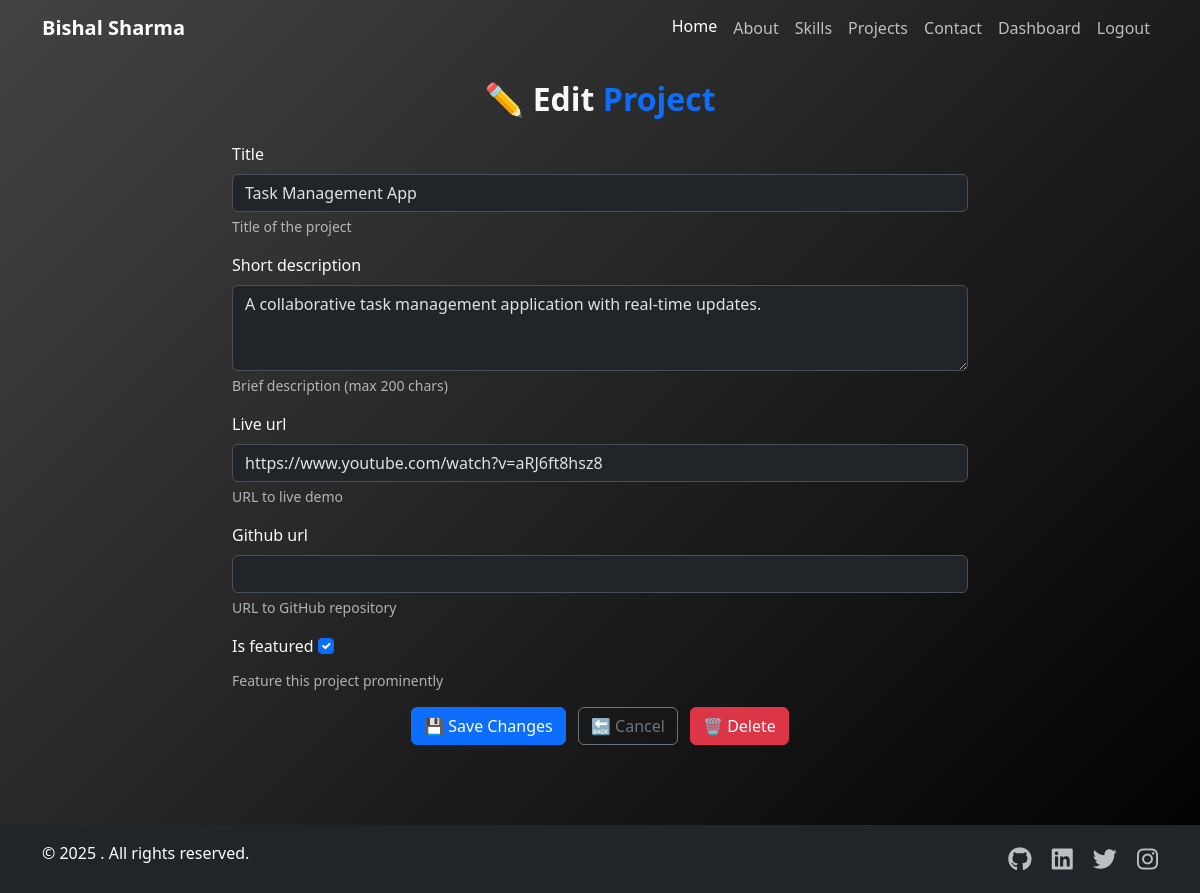
The page /projects/2/edit/ (signed in) on the database its author committed.
### projects/models.py (models this page shows, shortened)
class Project(models.Model):
    user = models.ForeignKey(User, on_delete=models.CASCADE)
    title = models.CharField(
        max_length=100,
        validators=[MinLengthValidator(3)],
        help_text="Title of the project"
    )
    slug = models.SlugField(
        max_length=100,
        unique=True,
        blank=True,
        help_text="URL-friendly version of the title (auto-generated)"
    )
    short_description = models.CharField(
        max_length=200,
        help_text="Brief description (max 200 chars)"
    )
    github_url = models.URLField(
        blank=True,
        null=True,
        help_text="URL to GitHub repository"
    )
    live_url = models.URLField(
        blank=True,
        null=True,
        help_text="URL to live demo"
    )
    is_featured = models.BooleanField(
        default=False,
        help_text="Feature this project prominently"
    )
    display_order = models.PositiveIntegerField(
        default=0,
        help_text="Higher numbers appear first"
    )
    created_at = models.DateTimeField(auto_now_add=True)
    updated_at = models.DateTimeField(auto_now=True)
    class Meta:
        ordering = ['-display_order', '-created_at']

### projects/views.py (the view)
# urls.py: path('projects/<int:pk>/edit/', views.project_edit, name='project_edit'),
@login_required(login_url=reverse_lazy('account_login'))
def project_edit(request, pk):
    project = get_object_or_404(Project, pk=pk)
    if project.user != request.user:
        messages.error(request, "You don't have permission to edit this project.")
        return redirect('projects_list')
    if request.method == 'POST':
        form = ProjectForm(request.POST, request.FILES, instance=project)
        if form.is_valid():
            form.save()
            messages.success(request, 'Project updated successfully!')
            return redirect('projects_list')
    else:
        form = ProjectForm(instance=project)
    return render(request, 'projects/project_edit.html', {
        'form': form,
        'project': project
    })

### projects/forms.py
class ProjectForm(forms.ModelForm):
    class Meta:
        model = Project
        fields = ['title', 'short_description',  'live_url', 'github_url','is_featured']
        widgets = {
            'short_description': forms.Textarea(attrs={'rows': 3}),
            'is_featured': forms.CheckboxInput(attrs={'class': 'form-check-input'}),
        }
    def __init__(self, *args, **kwargs):
        super().__init__(*args, **kwargs)
        for field in self.fields:
            if field not in ['is_featured']:  # Skip checkbox since we styled it above
                self.fields[field].widget.attrs.update({'class': 'form-control'})

### projects/templates/projects/project_edit.html (shortened to what this page needs)
{% extends "home/base.html" %}
{% block content %}
<section class="section">
  <div class="container">
    <h2 class="text-center fw-bold mb-4">✏️ Edit <span class="text-primary">Project</span></h2>
    <div class="row justify-content-center">
      <div class="col-md-8">
        <form method="post" enctype="multipart/form-data">
          {% for field in form %}
          <div class="mb-3">
            <label for="{{ field.id_for_label }}" class="form-label">{{ field.label }}</label>
            {{ field }}
            {% if field.help_text %}
            <div class="form-text">{{ field.help_text }}</div>
            {% endif %}
          </div>
          {% endfor %}
          <div class="text-center">
            <button type="submit" class="btn btn-primary">💾 Save Changes</button>
            <a href="{% url 'projects_list' %}" class="btn btn-outline-secondary ms-2">🔙 Cancel</a>
            {% if user.is_authenticated %}
              <button type="button" class="btn btn-danger ms-2" data-bs-toggle="modal" data-bs-target="#deleteModal">
                🗑️ Delete
              </button>
            {% endif %}
          </div>
        </form>
      </div>
    </div>
  </div>
</section>
{% endblock content %}

### home/static/css/home.css (style rules this page uses)
:root { --primary-gradient: linear-gradient(135deg, #667eea 0%, #764ba2 100%); --secondary-gradient: linear-gradient(135deg, #434343 0%, #000000 100%); --dark-bg: #121212; --darker-bg: #0a0a0a; }
body { background: var(--dark-bg); color: #f8f9fa; font-family: 'Segoe UI', Tahoma, Geneva, Verdana, sans-serif; }
.gradient-bg { background: var(--secondary-gradient); min-height: 100vh; }
.section { padding: 80px 0; }

### rows shown on the page
Project: form "Task Management App" "A collaborative task management application with real-time updates." "https://www.youtube.com/watch?v=aRJ6ft8hsz8" "☑"

### other values the page prints
{{ field.label }} "Title" "Short description" "Live url" "Github url" "Is featured"
{{ field.help_text }} "Title of the project" "Brief description (max 200 chars)" "URL to live demo" "URL to GitHub repository" "Feature this project prominently"
